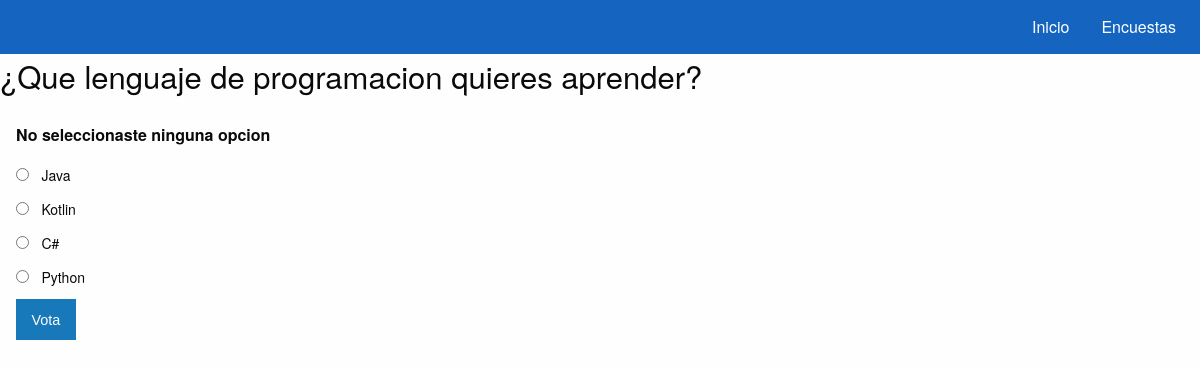
/polls/2/vote/, run on the app's committed database.
### polls/models.py (models this page shows, shortened)
class Question(models.Model):
    question_text = models.CharField(max_length=200)
    pub_date = models.DateTimeField('fecha de publicacion')
    def was_published_recently(self):
        now = timezone.now()
        return now - datetime.timedelta(days=1) <= self.pub_date <= now
    was_published_recently.admin_order_field = 'pub_date'
    was_published_recently.boolean = True
    was_published_recently.short_description = 'Publicado recientemente'

class Choice(models.Model):
    question = models.ForeignKey(Question, on_delete=models.CASCADE)
    choice_text = models.CharField(max_length=200)
    votes = models.IntegerField(default=0)

### polls/views.py (the view)
# urls.py: url(r'^(?P<question_id>[0-9]+)/vote/$', views.vote, name='vote'),
def vote(request, question_id):
    question = get_object_or_404(Question, pk=question_id)
    try:
        selected_choice = question.choice_set.get(pk=request.POST['choice'])
    except (KeyError, Choice.DoesNotExist):
        return render(request, 'detail.html', {
            'question':question,
            'error_message': "No seleccionaste ninguna opcion"
        })
    else:
        selected_choice.votes+=1
        selected_choice.save()
    return HttpResponseRedirect(reverse('polls:results', args=(question.id,)))

### polls/templates/detail.html (shortened to what this page needs)
{% extends 'base.html' %}
{% block section %}
    <h3> {{ question.question_text }}</h3>
    <div class="card-section">
    {% if error_message %} <p><strong>{{ error_message }}</strong></p>{% endif %}
    <form action="{% url 'polls:vote' question.id %}" method="POST">
        {% for choice in question.choice_set.all %}
            <input type="radio" name="choice" id="choice {{ forloop.counter }}" value="{{ choice.id }}" />
            <label for="choice{{ forloop.counter }}">{{ choice.choice_text }}</label> <br/>
        {% endfor %}
        <input type="submit" value="Vota" class="button" />
    </form>
{% endblock %}

### data on the page
Question: question_text "¿Que lenguaje de programacion quieres aprender?"
Choice: choice_text "Java"
Choice: choice_text "Kotlin"
Choice: choice_text "C#"
Choice: choice_text "Python"

### other printed values
{{ error_message }} "No seleccionaste ninguna opcion"
